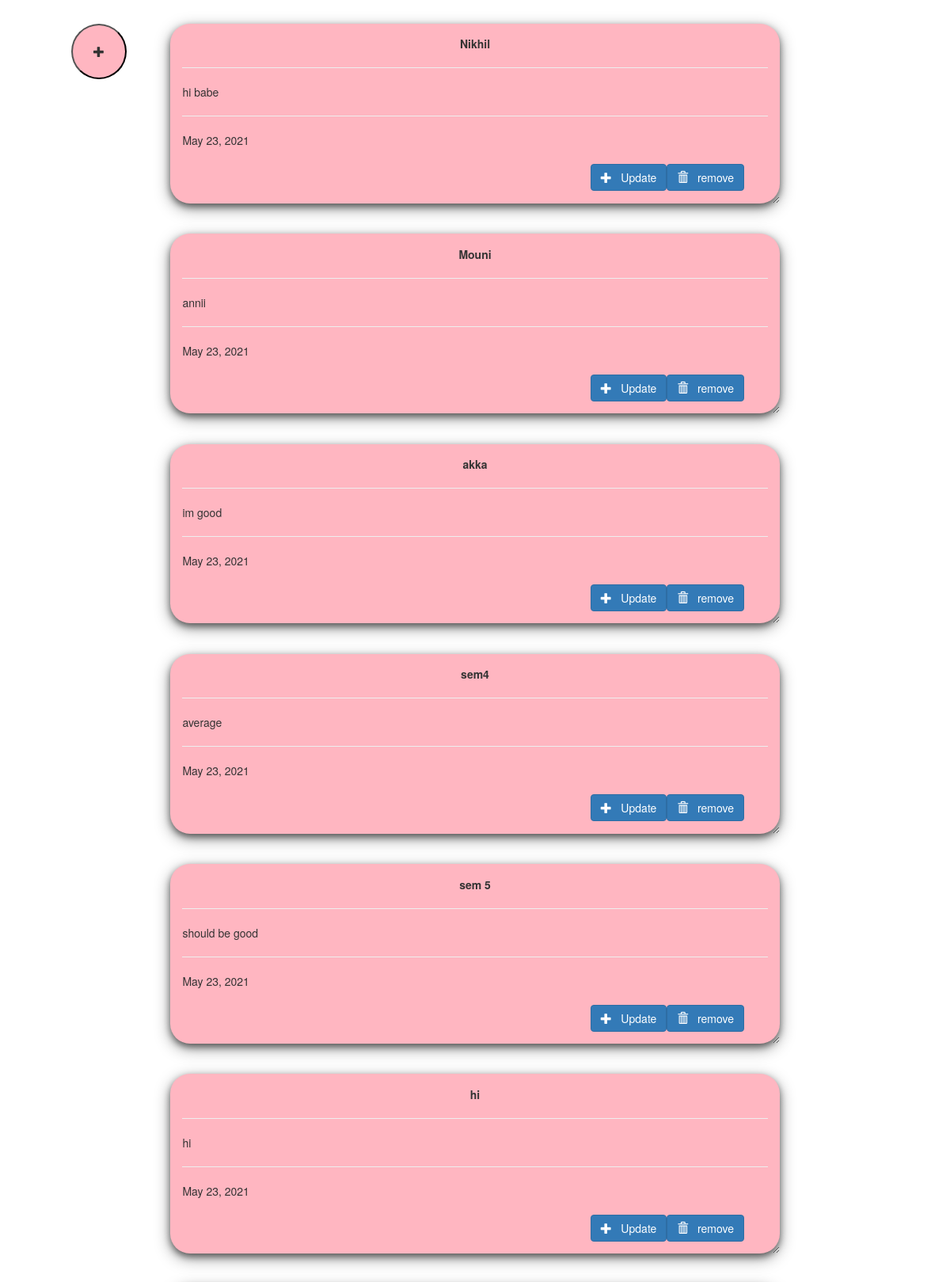
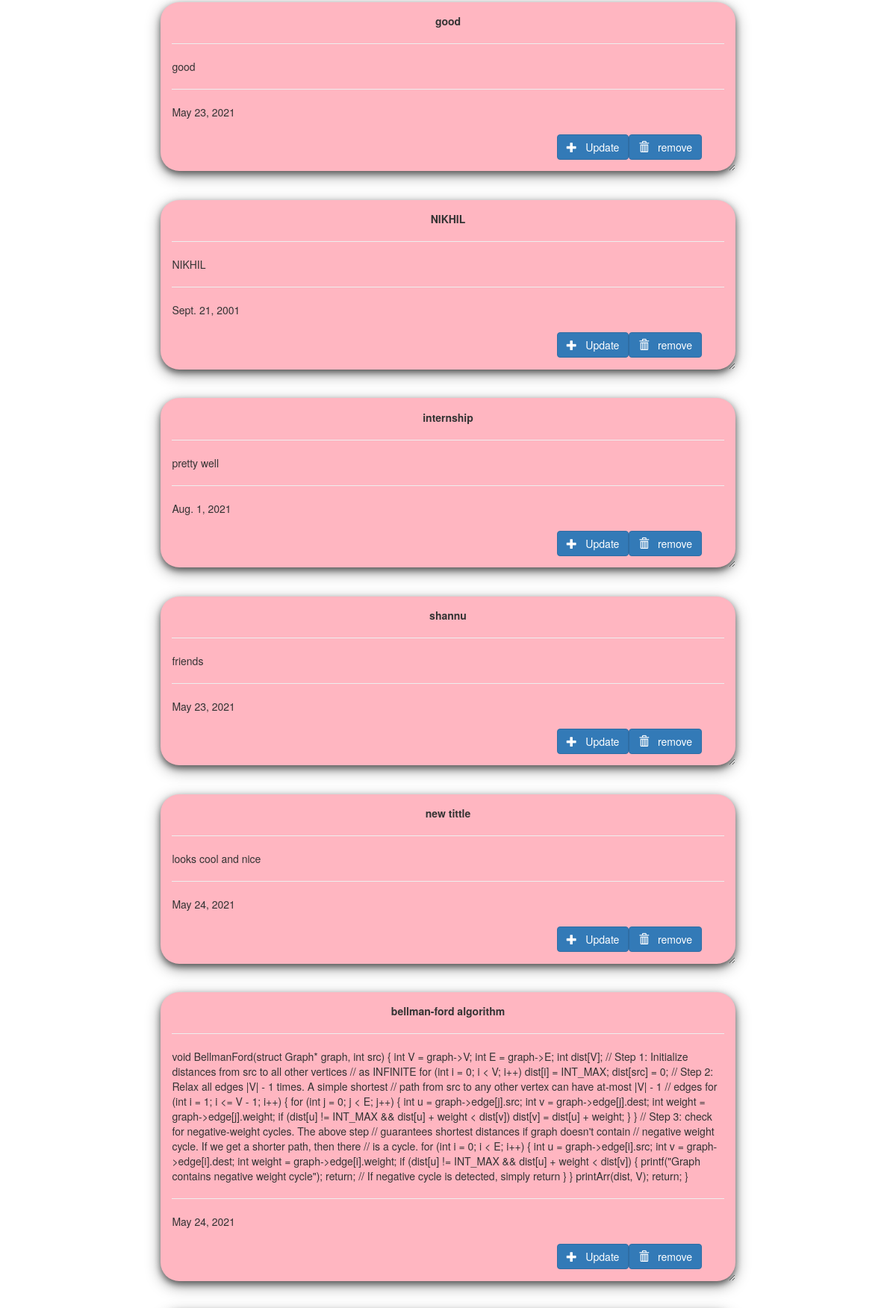
/todo/notes/ (upper part), run on the app's committed database (2 pictures, top to bottom).
### todo_app/models.py (models this page shows, shortened)
class todoform(models.Model):
    tittle = models.CharField(max_length=50)
    note = models.TextField()
    date = models.DateField(("Date"), default=datetime.date.today)

### todo_app/views.py (the view)
# urls.py: path('notes/',views.notes,name='notes'),
def notes(request):
    points = todoform.objects.all()
    return render(request, 'notes.html',{'points':points})

### templates/notes.html (shortened to what this page needs)
{% extends 'base.html' %}
{% block content %}
{% load crispy_forms_tags %}
<div class="general">
<div class="col-md-2"></div>
    <div class="col-md-8">
        {% for i in points %}
        <div class="card">
          <center><b>{{i.tittle}}</b></center>
          <hr/>
          {{i.note}}
          <hr/>
          {{i.date}}
          <br />
          <br />
          <form action="/todo/del/{{i.id}}/" method="POST" style=" padding-right: 4%; padding-bottom: 0%;">
            <button value="remove" type="submit"  class="btn btn-primary" style="float: right;"><span class="glyphicon glyphicon-trash"></span> &nbsp; remove</button>
          </form>
          <form action="/todo/update/{{i.id}}/"  style=" padding-right: 15%; padding-bottom: 3%;">
            <button  type="submit"  class="btn btn-primary" style="float: right;"><span class="glyphicon glyphicon-plus"></span> &nbsp; Update</button>
          </form>
        </div>
        {% endfor%}
      </div>
      <form action="/todo/"  >
        <button class="button"><span class="glyphicon glyphicon-plus"></button>
        </form>
  </div>
{% endblock %}

### templates/base.html (shortened to what this page needs)
<!DOCTYPE html>
<html lang="en" dir="ltr">
<head>
  <link rel="stylesheet" href="https://maxcdn.bootstrapcdn.com/bootstrap/3.3.7/css/bootstrap.min.css">
</head>
<body >
    {% block content %}
    {% endblock %}
</body>
</html>

### templates/base.html (style rules this page uses)
.general { padding-top: 30px; }
.card { box-shadow: 0 4px 8px 0 rgba(0,0,0,0.5), 0 6px 20px 0 rgba(0,0,0,0.39); background: lightpink; margin-bottom : 5%; border-radius: 25px; padding : 2%; overflow: auto; resize: both; text-overflow: ellipsis; }
.button { border-radius: 100%; background-color: lightpink; width: 70px; height: 70px; border-color: black; left: 90px; position:fixed; }

### data on the page
todoform: tittle "Nikhil", note "hi babe", date "May 23, 2021"
todoform: tittle "Mouni", note "annii", date "May 23, 2021"
todoform: tittle "akka", note "im good", date "May 23, 2021"
todoform: tittle "sem4", note "average", date "May 23, 2021"
todoform: tittle "sem 5", note "should be good", date "May 23, 2021"
todoform: tittle "hi", note "hi", date "May 23, 2021"
todoform: tittle "good", note "good", date "May 23, 2021"
todoform: tittle "NIKHIL", note "NIKHIL", date "Sept. 21, 2001"
todoform: tittle "internship", note "pretty well", date "Aug. 1, 2021"
todoform: tittle "shannu", note "friends", date "May 23, 2021"
todoform: tittle "new tittle", note "looks cool and nice", date "May 24, 2021"
todoform: tittle "bellman-ford algorithm", note "void BellmanFord(struct Graph* graph, int src) { int V = graph->V; int E = graph->E; int dist[V]; // Step 1: Initialize distances from src to all other vertices // as INFINITE for (int i = 0; i < V; i++) dist[i] = INT_MAX; dist[src] = 0; // Step 2: Relax all edges |V| - 1 times. A simple shortest // path from src to any other vertex can have at-most |V| - 1 // edges for (int i = 1; i <= V - 1; i++) { for (int j = 0; j < E; j++) { int u = graph->edge[j].src; int v = graph->edge[j].dest; int weight = graph->edge[j].weight; if (dist[u] != INT_MAX && dist[u] + weight < dist[v]) dist[v] = dist[u] + weight; } } // Step 3: check for negative-weight cycles. The above step // guarantees shortest…", date "May 24, 2021"
